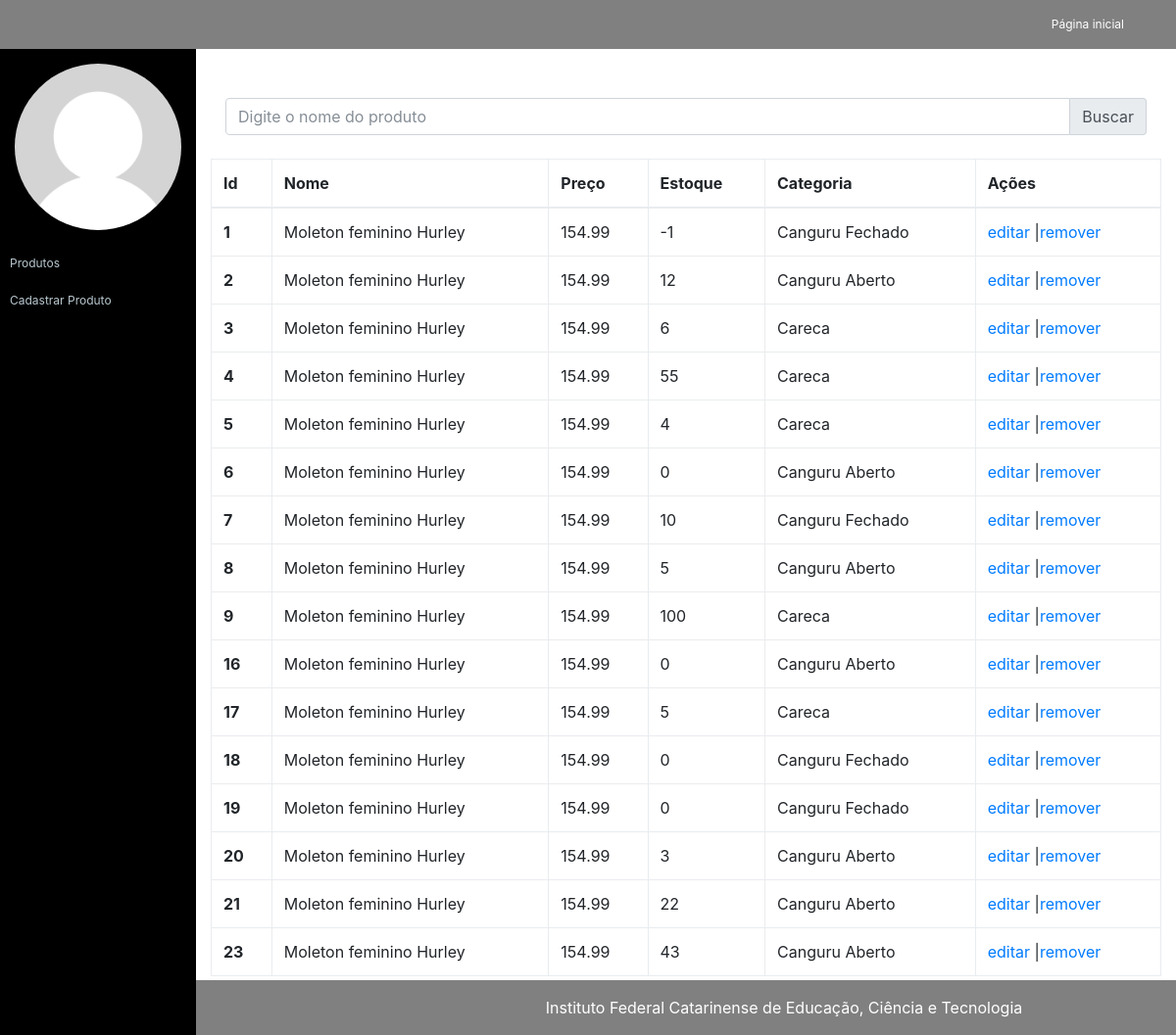
The app's page /app/views/admin/produtos.php with its own data.
### tables this page shows
CREATE TABLE `tb_produtos` (
  `estoque` int(11) NOT NULL,
  `id` int(11) NOT NULL,
  `nome` varchar(32) NOT NULL,
  `categoria` varchar(32) NOT NULL,
  `preco` decimal(10,2) NOT NULL
);

### app/models/Conexao.php (called while the page is built, shortened)
<?php
class Conexao {
    public static $conexao = null;
    public static function getConexao(){
        try{
            if(self::$conexao == null){
                $dbHost=self::HOST;
                $dbName=self::NOMEBANCO;
                $dbUser=self::USUARIO;
                $dbPass=self::SENHA;
                self::$conexao = new PDO("mysql:host=$dbHost;dbname=$dbName;charset=utf8", $dbUser, $dbPass, array(PDO::MYSQL_ATTR_INIT_COMMAND => "SET NAMES 'utf8'"));
                self::$conexao->setAttribute(PDO::ATTR_ERRMODE, PDO::ERRMODE_EXCEPTION);
            }
            return self::$conexao;
        }catch(PDOException $e){
            die("Falhou a conexao ou ocorreu um erro banco: " . $e->getMessage());
        }
        return $conexao;
    }
}

### app/models/CrudProdutos.php (called while the page is built, shortened)
<?php
require_once "Conexao.php";
require_once "Produto.php";
class CrudProdutos {
    private $conexao;
    public function __construct() {
        $this->conexao = Conexao::getConexao();
    }
    public function getProdutos(){
        $consulta = $this->conexao->query("SELECT * FROM tb_produtos");
        $arrayProdutos = $consulta->fetchAll(PDO::FETCH_ASSOC);
        $listaProdutos = [];
        foreach ($arrayProdutos as $produto){
            $listaProdutos[] = new Produto($produto['nome'], $produto['preco'], $produto['categoria'], $produto['estoque'], $produto['id']);
        }
        return $listaProdutos;
    }
}

### app/models/Produto.php (called while the page is built, shortened)
<?php
require_once "Conexao.php";
class Produto {
    public function __construct($nome, $preco, $categoria,$estoque, $id = null){
        $this->nome = $nome;
        $this->preco = $preco;
        $this->categoria = $categoria;
        $this->estoque = $estoque;
        $this->id = $id;
    }
}

### app/views/admin/produtos.php (the view)
<?php
    require_once __DIR__."/../../models/CrudProdutos.php";
    $crud = new CrudProdutos();
    $listaProdutos = $crud->getProdutos();
    require_once 'cabecalho.php';
?>
<div class="col-md-12">
        <div class="input-group">
                <input type="text" name="nome_buscado" class="form-control" placeholder="Digite o nome do produto" aria-describedby="basic-addon2">
                <button type="submit" class="input-group-addon" id="basic-addon2">Buscar</button>
        </div>
    </div>
<br>
<table class="table table-bordered">
    <thead>
    <tr>
        <th>Id</th>
        <th>Nome</th>
        <th>Preço</th>
        <th>Estoque</th>
        <th>Categoria</th>
        <th>Ações</th>
    </tr>
    </thead>
    <tbody>
    <?php foreach ($listaProdutos as $produto): ?>
        <tr>
            <th scope="row"><?= $produto->id ?></th>
            <td><?= $produto->nome ?></td>
            <td><?= $produto->preco ?></td>
            <td><?= $produto->estoque ?></td>
            <td><?= $produto->categoria ?></td>
            <td><a href="editar-produto.php?id=<?= $produto->id ?>">editar</a> |<a href="../../controllers/controladorProduto.php?acao=excluir&id=<?= $produto->id ?>">remover</a></td>
        </tr>
    <?php endforeach; ?>
    </tbody>
</table>
<?php require_once "rodape.php"; ?>

### assets/css/ifc-style.css (style rules this page uses)
body { padding-top: 55px; }
@media (min-width: 992px) { body { padding-top: 55px; } }

### records on screen
tb_produtos: id "1", nome "Moleton feminino Hurley", preco "154.99", estoque "-1", categoria "Canguru Fechado"
tb_produtos: id "2", nome "Moleton feminino Hurley", preco "154.99", estoque "12", categoria "Canguru Aberto"
tb_produtos: id "3", nome "Moleton feminino Hurley", preco "154.99", estoque "6", categoria "Careca"
tb_produtos: id "4", nome "Moleton feminino Hurley", preco "154.99", estoque "55", categoria "Careca"
tb_produtos: id "5", nome "Moleton feminino Hurley", preco "154.99", estoque "4", categoria "Careca"
tb_produtos: id "6", nome "Moleton feminino Hurley", preco "154.99", estoque "0", categoria "Canguru Aberto"
tb_produtos: id "7", nome "Moleton feminino Hurley", preco "154.99", estoque "10", categoria "Canguru Fechado"
tb_produtos: id "8", nome "Moleton feminino Hurley", preco "154.99", estoque "5", categoria "Canguru Aberto"
tb_produtos: id "9", nome "Moleton feminino Hurley", preco "154.99", estoque "100", categoria "Careca"
tb_produtos: id "16", nome "Moleton feminino Hurley", preco "154.99", estoque "0", categoria "Canguru Aberto"
tb_produtos: id "17", nome "Moleton feminino Hurley", preco "154.99", estoque "5", categoria "Careca"
tb_produtos: id "18", nome "Moleton feminino Hurley", preco "154.99", estoque "0", categoria "Canguru Fechado"
tb_produtos: id "19", nome "Moleton feminino Hurley", preco "154.99", estoque "0", categoria "Canguru Fechado"
tb_produtos: id "20", nome "Moleton feminino Hurley", preco "154.99", estoque "3", categoria "Canguru Aberto"
tb_produtos: id "21", nome "Moleton feminino Hurley", preco "154.99", estoque "22", categoria "Canguru Aberto"
tb_produtos: id "23", nome "Moleton feminino Hurley", preco "154.99", estoque "43", categoria "Canguru Aberto"
